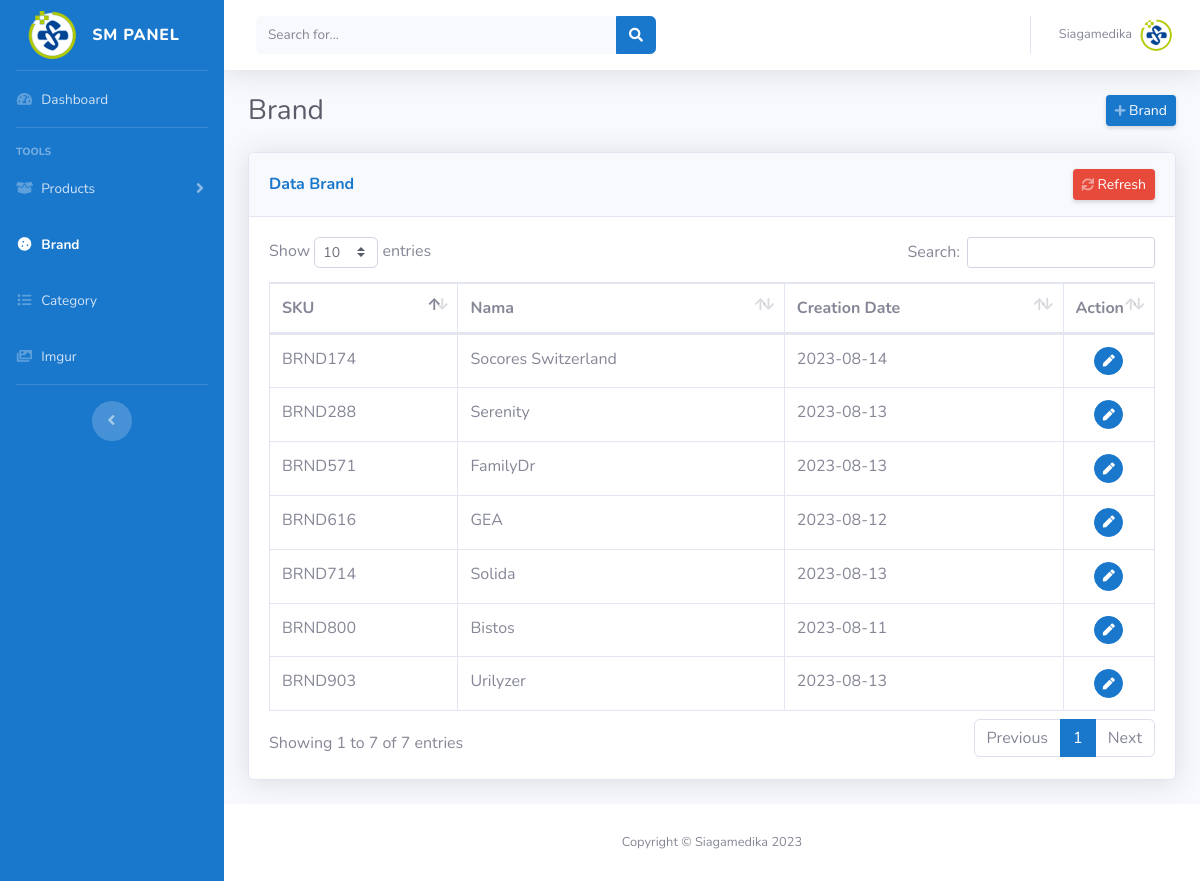
Screenshot of /admin_controller/brand.php (signed in) with the database file from the repository.
### tables this page shows
CREATE TABLE `brand` (
  `SKU_BRND` varchar(300) NOT NULL,
  `NamaBrand` varchar(250) NOT NULL,
  `Tanggal` date NOT NULL
);

### admin_controller/brand.php (the view, shortened to what this page needs)
<!DOCTYPE html>
<html lang="en">
<head>
    <?php include('layout/css.php')?>
</head>
<body id="page-top">
    <div id="wrapper">
        <?php include('layout/side_nav.php') ?>
        <div id="content-wrapper" class="d-flex flex-column">
            <div id="content">
               <?php include ('layout/nav.php') ?>
                <div class="container-fluid">
                    <div class="d-sm-flex align-items-center justify-content-between mb-4">
                        <h1 class="h3 mb-0 text-gray-800">Brand</h1>
                        <button class="d-none d-sm-inline-block btn btn-sm btn-primary shadow-sm" data-toggle="modal" data-target="#AddBrand"><i class="fas fa-plus fa-sm text-white-50"></i> Brand</button>
                    </div>
                    <?php
                    include '../koneksi.php';
                    $query = "SELECT SKU_BRND, NamaBrand, Tanggal FROM brand";
                    $result = mysqli_query($koneksi, $query);
                    $data = array();
                    while ($row = mysqli_fetch_assoc($result)) {
                        $data[] = $row;
                    }
                    ?>
                    <div class="card shadow mb-4">
                        <div class="card-header d-sm-flex align-items-center justify-content-between py-3">
                            <h6 class="m-0 font-weight-bold text-primary">Data Brand</h6>
                            <button class="d-none d-sm-inline-block btn btn-sm btn-danger shadow-sm" onclick="location.reload();"><i class="fas fa-sync fa-sm text-white-50"></i> Refresh</button>
                        </div>
                        <div class="card-body">
                            <div class="table-responsive">
                                <table class="table table-bordered text-nowrap" id="brand_table" width="100%" cellspacing="0">
                                    <thead>
                                        <tr>
                                            <th>SKU</th>
                                            <th>Nama</th>
                                            <th>Creation Date</th>
                                            <th width="10" >Action</th>
                                        </tr>
                                    </thead>
                                    <tbody>
                                        <?php foreach ($data as $row): ?>
                                            <tr>
                                                <td><?php echo $row['SKU_BRND']; ?></td>
                                                <td contenteditable="false" class="editable-cell" data-column="NamaBrand" data-original-value="<?php echo $row['NamaBrand']; ?>"><?php echo $row['NamaBrand']; ?></td>
                                                <td><?php echo $row['Tanggal']; ?></td>
                                                <td class="text-center align-middle">
                                                    <button class="btn btn-primary btn-circle btn-sm edit-save-brand" data-sku="<?php echo $row['SKU_BRND']; ?>"><i class="fas fa-pen"></i></button>
                                                </td>
                                            </tr>
                                        <?php endforeach; ?>
                                    </tbody>
                                </table>
                            </div>
                        </div>
                    </div>
                </div>
            </div>
           <?php include('layout/footer.php')?>
        </div>
    </div>
</body>
</html>

### rows the page displays
brand: SKU_BRND "BRND174", NamaBrand "Socores Switzerland", Tanggal "2023-08-14"
brand: SKU_BRND "BRND288", NamaBrand "Serenity", Tanggal "2023-08-13"
brand: SKU_BRND "BRND571", NamaBrand "FamilyDr", Tanggal "2023-08-13"
brand: SKU_BRND "BRND616", NamaBrand "GEA", Tanggal "2023-08-12"
brand: SKU_BRND "BRND714", NamaBrand "Solida", Tanggal "2023-08-13"
brand: SKU_BRND "BRND800", NamaBrand "Bistos", Tanggal "2023-08-11"
brand: SKU_BRND "BRND903", NamaBrand "Urilyzer", Tanggal "2023-08-13"
